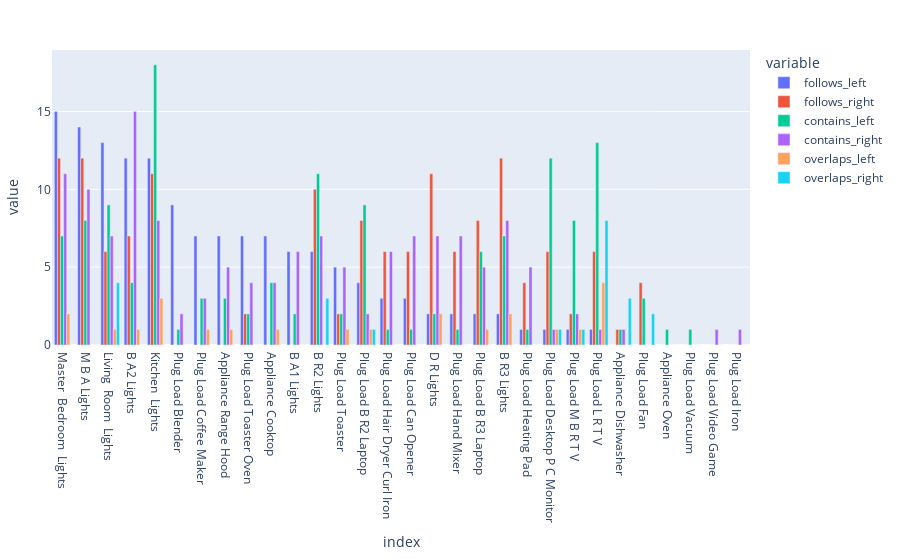

This figure's notebook cell:
### Code cell
fig = px.bar(level2_df_stats)


fig.update_layout(margin=dict(
    l=30,
    r=30,
    b=30,
    t=50,
), xaxis_nticks=30,
    # annotations=annotations,
)
fig.update_layout(barmode='group')
fig.show()

### Figure 1 — Plotly figure (JSON) as saved in the notebook; plotly's stock layout.template omitted (floating-point values rounded to 4 significant figures)
{"data": [{"alignmentgroup": "True", "hovertemplate": "variable=follows_left<br>index=%{x}<br>value=%{y}<extra></extra>", "legendgroup": "follows_left", "marker": {"color": "#636efa", "pattern": {"shape": ""}}, "name": "follows_left", "offsetgroup": "follows_left", "orientation": "v", "showlegend": true, "textposition": "auto", "type": "bar", "x": ["Master  Bedroom  Lights", "M B A Lights", "Living  Room  Lights", "B A2 Lights", "Kitchen  Lights", "Plug Load Blender", "Plug Load Coffee Maker", "Appliance Range Hood", "Plug Load Toaster Oven", "Appliance Cooktop", "B A1 Lights", "B R2 Lights", "Plug Load Toaster", "Plug Load B R2 Laptop", "Plug Load Hair Dryer Curl Iron", "Plug Load Can Opener", "D R Lights", "Plug Load Hand Mixer", "Plug Load B R3 Laptop", "B R3 Lights", "Plug Load Heating Pad", "Plug Load Desktop P C Monitor", "Plug Load M B R T V", "Plug Load L R T V", "Appliance Dishwasher", "Plug Load Fan", "Appliance Oven", "Plug Load Vacuum", "Plug Load Video Game", "Plug Load Iron"], "xaxis": "x", "y": [15.0, 14.0, 13.0, 12.0, 12.0, 9.0, 7.0, 7.0, 7.0, 7.0, 6.0, 6.0, 5.0, 4.0, 3.0, 3.0, 2.0, 2.0, 2.0, 2.0, 1.0, 1.0, 1.0, 1.0, 0.0, 0.0, 0.0, 0.0, 0.0, 0.0], "yaxis": "y"}, {"alignmentgroup": "True", "hovertemplate": "variable=follows_right<br>index=%{x}<br>value=%{y}<extra></extra>", "legendgroup": "follows_right", "marker": {"color": "#EF553B", "pattern": {"shape": ""}}, "name": "follows_right", "offsetgroup": "follows_right", "orientation": "v", "showlegend": true, "textposition": "auto", "type": "bar", "x": ["Master  Bedroom  Lights", "M B A Lights", "Living  Room  Lights", "B A2 Lights", "Kitchen  Lights", "Plug Load Blender", "Plug Load Coffee Maker", "Appliance Range Hood", "Plug Load Toaster Oven", "Appliance Cooktop", "B A1 Lights", "B R2 Lights", "Plug Load Toaster", "Plug Load B R2 Laptop", "Plug Load Hair Dryer Curl Iron", "Plug Load Can Opener", "D R Lights", "Plug Load Hand Mixer", "Plug Load B R3 Laptop", "B R3 Lights", "Plug Load Heating Pad", "Plug Load Desktop P C Monitor", "Plug Load M B R T V", "Plug Load L R T V", "Appliance Dishwasher", "Plug Load Fan", "Appliance Oven", "Plug Load Vacuum", "Plug Load Video Game", "Plug Load Iron"], "xaxis": "x", "y": [12.0, 12.0, 6.0, 7.0, 11.0, 0.0, 0.0, 0.0, 2.0, 0.0, 0.0, 10.0, 2.0, 8.0, 6.0, 6.0, 11.0, 6.0, 8.0, 12.0, 4.0, 6.0, 2.0, 6.0, 1.0, 4.0, 0.0, 0.0, 0.0, 0.0], "yaxis": "y"}, {"alignmentgroup": "True", "hovertemplate": "variable=contains_left<br>index=%{x}<br>value=%{y}<extra></extra>", "legendgroup": "contains_left", "marker": {"color": "#00cc96", "pattern": {"shape": ""}}, "name": "contains_left", "offsetgroup": "contains_left", "orientation": "v", "showlegend": true, "textposition": "auto", "type": "bar", "x": ["Master  Bedroom  Lights", "M B A Lights", "Living  Room  Lights", "B A2 Lights", "Kitchen  Lights", "Plug Load Blender", "Plug Load Coffee Maker", "Appliance Range Hood", "Plug Load Toaster Oven", "Appliance Cooktop", "B A1 Lights", "B R2 Lights", "Plug Load Toaster", "Plug Load B R2 Laptop", "Plug Load Hair Dryer Curl Iron", "Plug Load Can Opener", "D R Lights", "Plug Load Hand Mixer", "Plug Load B R3 Laptop", "B R3 Lights", "Plug Load Heating Pad", "Plug Load Desktop P C Monitor", "Plug Load M B R T V", "Plug Load L R T V", "Appliance Dishwasher", "Plug Load Fan", "Appliance Oven", "Plug Load Vacuum", "Plug Load Video Game", "Plug Load Iron"], "xaxis": "x", "y": [7.0, 8.0, 9.0, 4.0, 18.0, 1.0, 3.0, 3.0, 2.0, 4.0, 2.0, 11.0, 2.0, 9.0, 1.0, 1.0, 2.0, 1.0, 6.0, 7.0, 1.0, 12.0, 8.0, 13.0, 1.0, 3.0, 1.0, 1.0, 0.0, 0.0], "yaxis": "y"}, {"alignmentgroup": "True", "hovertemplate": "variable=contains_right<br>index=%{x}<br>value=%{y}<extra></extra>", "legendgroup": "contains_right", "marker": {"color": "#ab63fa", "pattern": {"shape": ""}}, "name": "contains_right", "offsetgroup": "contains_right", "orientation": "v", "showlegend": true, "textposition": "auto", "type": "bar", "x": ["Master  Bedroom  Lights", "M B A Lights", "Living  Room  Lights", "B A2 Lights", "Kitchen  Lights", "Plug Load Blender", "Plug Load Coffee Maker", "Appliance Range Hood", "Plug Load Toaster Oven", "Appliance Cooktop", "B A1 Lights", "B R2 Lights", "Plug Load Toaster", "Plug Load B R2 Laptop", "Plug Load Hair Dryer Curl Iron", "Plug Load Can Opener", "D R Lights", "Plug Load Hand Mixer", "Plug Load B R3 Laptop", "B R3 Lights", "Plug Load Heating Pad", "Plug Load Desktop P C Monitor", "Plug Load M B R T V", "Plug Load L R T V", "Appliance Dishwasher", "Plug Load Fan", "Appliance Oven", "Plug Load Vacuum", "Plug Load Video Game", "Plug Load Iron"], "xaxis": "x", "y": [11.0, 10.0, 7.0, 15.0, 8.0, 2.0, 3.0, 5.0, 4.0, 4.0, 6.0, 7.0, 5.0, 2.0, 6.0, 7.0, 7.0, 7.0, 5.0, 8.0, 5.0, 1.0, 2.0, 1.0, 1.0, 0.0, 0.0, 0.0, 1.0, 1.0], "yaxis": "y"}, {"alignmentgroup": "True", "hovertemplate": "variable=overlaps_left<br>index=%{x}<br>value=%{y}<extra></extra>", "legendgroup": "overlaps_left", "marker": {"color": "#FFA15A", "pattern": {"shape": ""}}, "name": "overlaps_left", "offsetgroup": "overlaps_left", "orientation": "v", "showlegend": true, "textposition": "auto", "type": "bar", "x": ["Master  Bedroom  Lights", "M B A Lights", "Living  Room  Lights", "B A2 Lights", "Kitchen  Lights", "Plug Load Blender", "Plug Load Coffee Maker", "Appliance Range Hood", "Plug Load Toaster Oven", "Appliance Cooktop", "B A1 Lights", "B R2 Lights", "Plug Load Toaster", "Plug Load B R2 Laptop", "Plug Load Hair Dryer Curl Iron", "Plug Load Can Opener", "D R Lights", "Plug Load Hand Mixer", "Plug Load B R3 Laptop", "B R3 Lights", "Plug Load Heating Pad", "Plug Load Desktop P C Monitor", "Plug Load M B R T V", "Plug Load L R T V", "Appliance Dishwasher", "Plug Load Fan", "Appliance Oven", "Plug Load Vacuum", "Plug Load Video Game", "Plug Load Iron"], "xaxis": "x", "y": [2.0, 0.0, 1.0, 1.0, 3.0, 0.0, 1.0, 1.0, 0.0, 1.0, 0.0, 0.0, 1.0, 1.0, 0.0, 0.0, 2.0, 0.0, 1.0, 2.0, 0.0, 1.0, 1.0, 4.0, 0.0, 0.0, 0.0, 0.0, 0.0, 0.0], "yaxis": "y"}, {"alignmentgroup": "True", "hovertemplate": "variable=overlaps_right<br>index=%{x}<br>value=%{y}<extra></extra>", "legendgroup": "overlaps_right", "marker": {"color": "#19d3f3", "pattern": {"shape": ""}}, "name": "overlaps_right", "offsetgroup": "overlaps_right", "orientation": "v", "showlegend": true, "textposition": "auto", "type": "bar", "x": ["Master  Bedroom  Lights", "M B A Lights", "Living  Room  Lights", "B A2 Lights", "Kitchen  Lights", "Plug Load Blender", "Plug Load Coffee Maker", "Appliance Range Hood", "Plug Load Toaster Oven", "Appliance Cooktop", "B A1 Lights", "B R2 Lights", "Plug Load Toaster", "Plug Load B R2 Laptop", "Plug Load Hair Dryer Curl Iron", "Plug Load Can Opener", "D R Lights", "Plug Load Hand Mixer", "Plug Load B R3 Laptop", "B R3 Lights", "Plug Load Heating Pad", "Plug Load Desktop P C Monitor", "Plug Load M B R T V", "Plug Load L R T V", "Appliance Dishwasher", "Plug Load Fan", "Appliance Oven", "Plug Load Vacuum", "Plug Load Video Game", "Plug Load Iron"], "xaxis": "x", "y": [0.0, 0.0, 4.0, 0.0, 0.0, 0.0, 0.0, 0.0, 0.0, 0.0, 0.0, 3.0, 0.0, 1.0, 0.0, 0.0, 0.0, 0.0, 0.0, 0.0, 0.0, 1.0, 1.0, 8.0, 3.0, 2.0, 0.0, 0.0, 0.0, 0.0], "yaxis": "y"}], "layout": {"barmode": "group", "legend": {"title": {"text": "variable"}, "tracegroupgap": 0}, "margin": {"b": 30, "l": 30, "r": 30, "t": 50}, "xaxis": {"anchor": "y", "domain": [0.0, 1.0], "nticks": 30, "title": {"text": "index"}}, "yaxis": {"anchor": "x", "domain": [0.0, 1.0], "title": {"text": "value"}}}}
